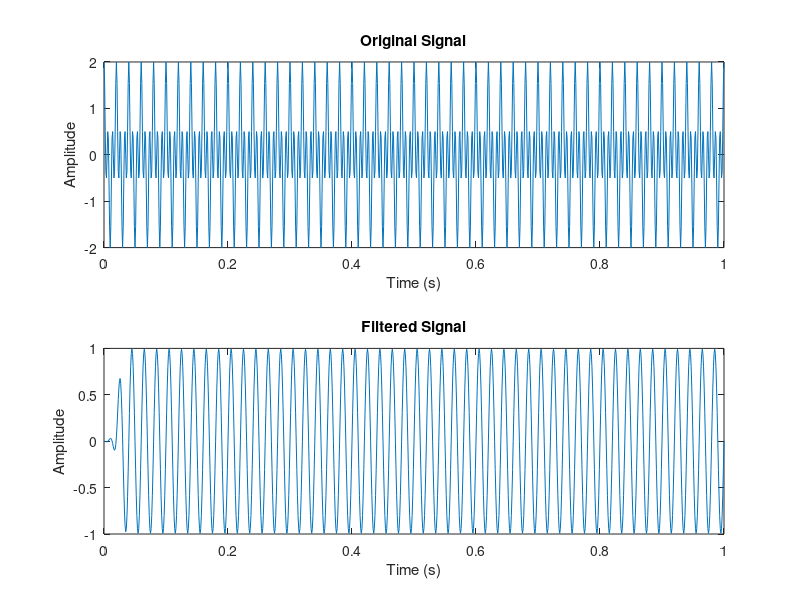
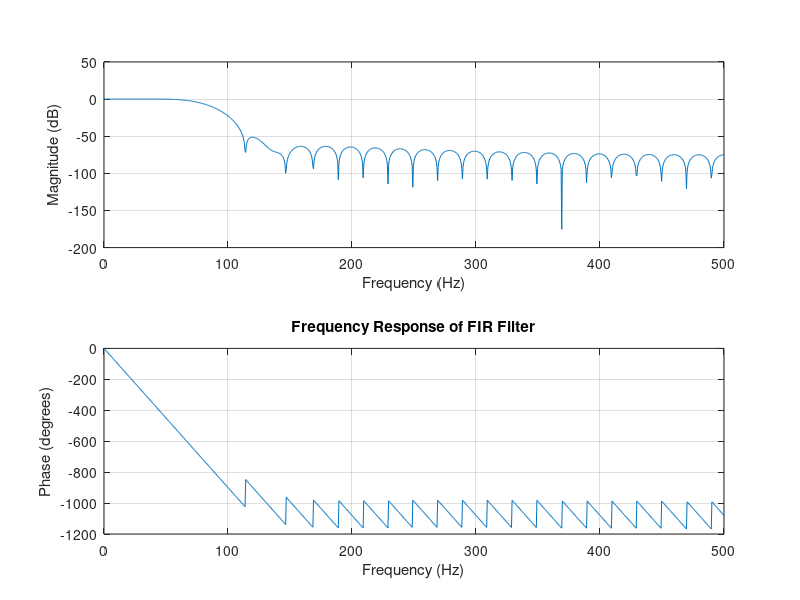

These charts were generated, in order, by the following MATLAB code:
% Define the input signal
fs = 1000;  % Sampling frequency (Hz)
t = 0:1/fs:1;  % Time vector from 0 to 1 second
x = cos(2*pi*50*t) + cos(2*pi*150*t);  % A signal with 50Hz and 150Hz components

% Design the FIR filter
order = 50;  % Filter order
fc = 80;  % Cutoff frequency (Hz)

b = fir1(order, fc / (fs/2));  % Design the filter coefficients

% Apply the FIR filter to the input signal
y = filter(b, 1, x);

% Plot the original and filtered signals
figure;
subplot(2, 1, 1);
plot(t, x);
title('Original Signal');
xlabel('Time (s)');
ylabel('Amplitude');

subplot(2, 1, 2);
plot(t, y);
title('Filtered Signal');
xlabel('Time (s)');
ylabel('Amplitude');

% Frequency response of the FIR filter
figure;
freqz(b, 1, 1024, fs);
title('Frequency Response of FIR Filter');
